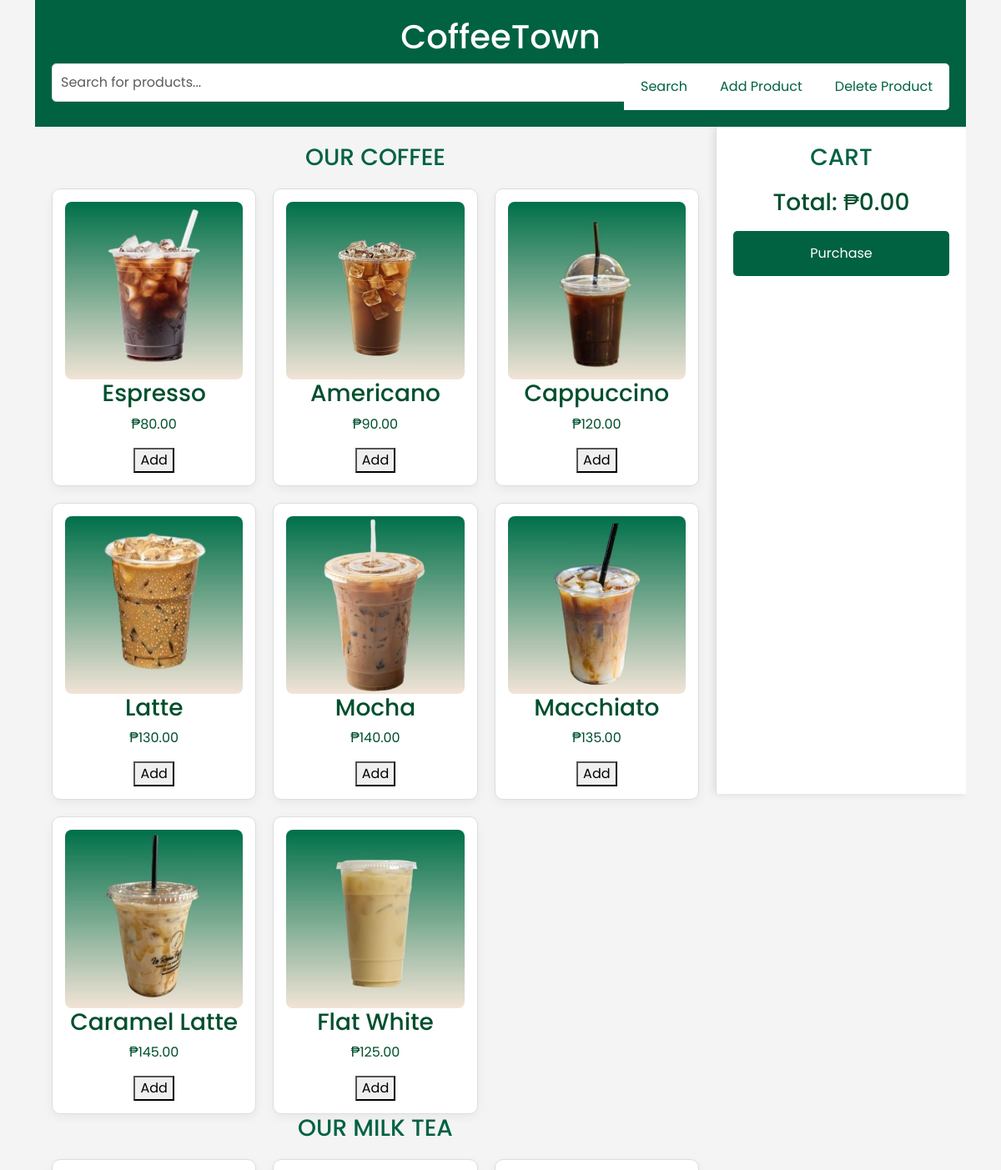
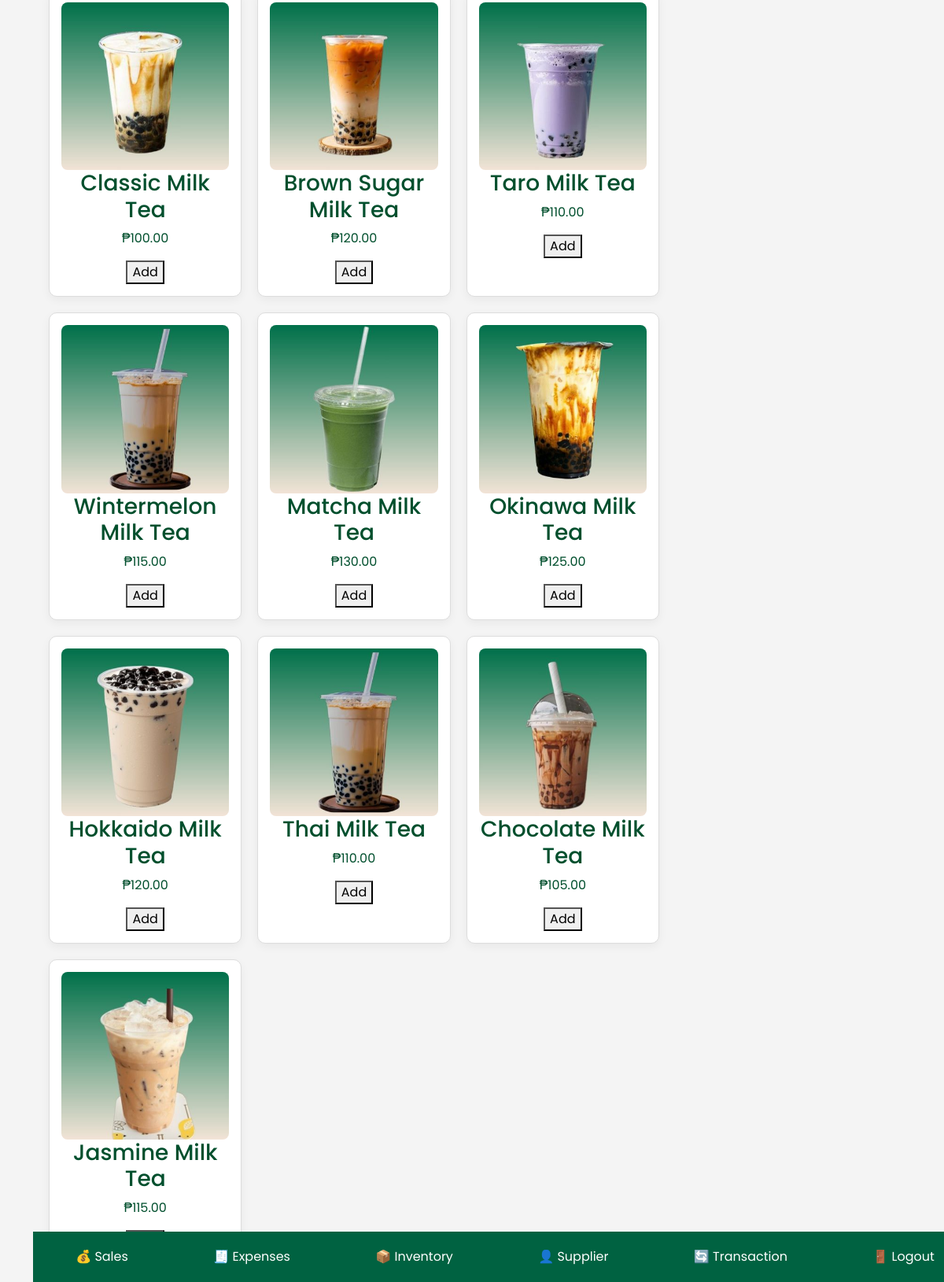
Page / (signed in) on the committed database (2 pictures, top to bottom).
### tables this page shows
CREATE TABLE `products` (
  `id` int(11) NOT NULL,
  `product_name` varchar(255) DEFAULT NULL,
  `price` decimal(10,2) DEFAULT NULL,
  `type` varchar(50) DEFAULT NULL,
  `description` varchar(255) DEFAULT NULL,
  `images` varchar(255) DEFAULT NULL,
  `quantity` int(11) DEFAULT NULL
);

### public/index.php (the view, shortened to what this page needs)
<?php
include 'db.php';
function getProducts($type, $search = '') {
    global $pdo;
    $sql = "SELECT p.*, i.quantity
            FROM products p
            LEFT JOIN inventory i ON p.id = i.id
            WHERE p.type = :type";
    $stmt = $pdo->prepare($sql);
    $params = ['type' => $type];
    $stmt->execute($params);
    return $stmt->fetchAll(PDO::FETCH_ASSOC);
}
$searchQuery = isset($_GET['search']) ? $_GET['search'] : '';
$coffeeProducts = getProducts('coffee', $searchQuery);
$milkTeaProducts = getProducts('milktea', $searchQuery);
$searchQuery = isset($_GET['search']) ? $_GET['search'] : '';
$coffeeProducts = getProducts('coffee', $searchQuery);
$milkTeaProducts = getProducts('milktea', $searchQuery);
?>
<!DOCTYPE html>
<html lang="en">
<head>
    <link href="https://cdn.jsdelivr.net/npm/bootstrap@5.3.0-alpha1/dist/css/bootstrap.min.css" rel="stylesheet">
        </head>
        <body>
            <div class="container">
                <form method="GET" action="" class="search-bar" onsubmit="checkSearchInput(event)">
                <h1>CoffeeTown</h1>
                    <div class="input-group">
                        <input type="text" name="search" class="form-control" placeholder="Search for products..." value="<?php echo htmlspecialchars($searchQuery); ?>">
                        <button type="submit" class="btn btn-primary">Search</button>
                        <button type="button" class="btn add-product-button" onclick="openAddProductModal()">Add Product</button>
                        <button type="button" class="btn delete-product-button" onclick="openDeleteProductModal()">Delete Product</button>
                    </div>
                </form>
                <div class="main-container">
                    <div class="products-section">
                        <h2>Our Coffee</h2>
                        <div class="product-list">
                            <?php foreach ($coffeeProducts as $product): ?>
                                <div class="product">
                                    <img src="<?php echo htmlspecialchars($product['images']); ?>" alt="<?php echo htmlspecialchars($product['product_name']); ?>">
                                    <h3><?php echo htmlspecialchars($product['product_name']); ?></h3>
                                    <p class="price">₱<?php echo number_format($product['price'], 2); ?></p>
                                    <?php if ($product['quantity'] > 0): ?>
                                        <button onclick="addToCart(<?php echo $product['id']; ?>, '<?php echo htmlspecialchars($product['product_name']); ?>', <?php echo $product['price']; ?>, <?php echo $product['quantity']; ?>)">Add</button>
                                    <?php else: ?>
                                        <p style="color: red;">Out of Stock</p>
                                    <?php endif; ?>
                                </div>
                            <?php endforeach; ?>
                        </div>
                        <h2>Our Milk Tea</h2>
                        <div class="product-list">
                            <?php foreach ($milkTeaProducts as $product): ?>
                                <div class="product">
                                    <img src="<?php echo htmlspecialchars($product['images']); ?>" alt="<?php echo htmlspecialchars($product['product_name']); ?>">
                                    <h3><?php echo htmlspecialchars($product['product_name']); ?></h3>
                                    <p class="price">₱<?php echo number_format($product['price'], 2); ?></p>
                                    <?php if ($product['quantity'] > 0): ?>
                                        <button onclick="addToCart(<?php echo $product['id']; ?>, '<?php echo htmlspecialchars($product['product_name']); ?>', <?php echo $product['price']; ?>, <?php echo $product['quantity']; ?>)">Add</button>
                                    <?php else: ?>
                                        <p style="color: red;">Out of Stock</p>
                                    <?php endif; ?>
                                </div>
                            <?php endforeach; ?>
                        </div>
                    </div>
                    <div class="cart-section">
                        <h2>Cart</h2>
                        <div class="cart-total">
                            <h3>Total: ₱<span id="cart-total">0.00</span></h3>
                        </div>
                        <form method="POST" id="checkout-form">
                            <button type="button" class="checkout-button" onclick="charge()">Purchase</button>
                        </form>
                    </div>
                </div>
                <div class="sidenav">
                    <a href="view_sales.php">💰 Sales</a>
                    <a href="expenses.php">🧾 Expenses</a>
                    <a href="inventory.php">📦 Inventory</a>
                    <a href="supplier.php">👤 Supplier</a>
                    <a href="transaction.php">🔄 Transaction</a>
                    <a href="logout.php">🚪 Logout</a>
                </div>
            </div>
</body>
</html>

### public/index.php (style rules this page uses)
body { font-family: 'Poppins', sans-serif; margin: 0; padding: 0; background-color: #f4f4f4; color: #004f2d; display: flex; flex-direction: column; height: 100vh; }
h2 { color: #006241; font-size: 28px; margin-bottom: 20px; text-transform: uppercase; text-align: center; }
.search-bar { padding: 20px; text-align: center; background-color: #006241; color: white; }
.search-bar input[type="text"] { width: 50%; padding: 10px; border: 1px solid #ddd; border-radius: 5px; font-size: 16px; margin-bottom: 10px; }
.search-bar button { background-color: white; color: #006241; padding: 10px 20px; border: none; border-radius: 5px; font-size: 16px; cursor: pointer; }
.main-container { display: flex; flex-grow: 1; overflow: hidden; }
.products-section { flex: 1; padding: 20px; overflow-y: auto; }
.product-list { display: grid; grid-template-columns: repeat(auto-fill, minmax(220px, 1fr)); gap: 20px; }
.product { background-color: white; border: 1px solid #ddd; border-radius: 10px; padding: 15px; text-align: center; box-shadow: 0 4px 12px rgba(0, 0, 0, 0.05); transition: transform 0.3s, box-shadow 0.3s; position: relative; overflow: hidden; }
.product img { width: 100%; height: auto; border-radius: 8px; transition: transform 0.3s; }
.cart-section { width: 300px; background-color: #ffffff; border-left: 1px solid #ddd; padding: 20px; box-shadow: -2px 0px 10px rgba(0, 0, 0, 0.1); overflow-y: auto; height: 100vh; position: relative; }
.cart-total { font-weight: bold; font-size: 18px; text-align: center; margin-top: 20px; }
.checkout-button { background-color: #006241; color: white; border: none; padding: 15px; width: 100%; border-radius: 5px; cursor: pointer; font-size: 16px; margin-top: 10px; transition: background-color 0.3s, transform 0.3s; }
.sidenav { position: fixed; bottom: 0; width: 100%; background-color: #006241; display: flex; justify-content: space-around; padding: 10px 0; z-index: 100; }
.sidenav a { color: white; text-decoration: none; text-align: center; flex-grow: 1; padding: 10px; transition: background-color 0.3s; }
.add-product-button, .delete-product-button { background-color: #006241; color: white; border: none; padding: 10px 20px; margin-left: 10px; border-radius: 4px; cursor: pointer; font-size: 14px; }
input[type="text"], input[type="number"], select { width: 100%; padding: 10px; border: 1px solid #ccc; border-radius: 4px; box-sizing: border-box; }

### rows in the picture
products: images (picture), product_name "Espresso", price "80.00"
products: images (picture), product_name "Americano", price "90.00"
products: images (picture), product_name "Cappuccino", price "120.00"
products: images (picture), product_name "Latte", price "130.00"
products: images (picture), product_name "Mocha", price "140.00"
products: images (picture), product_name "Macchiato", price "135.00"
products: images (picture), product_name "Caramel Latte", price "145.00"
products: images (picture), product_name "Flat White", price "125.00"
products: images (picture), product_name "Classic Milk Tea", price "100.00"
products: images (picture), product_name "Brown Sugar Milk Tea", price "120.00"
products: images (picture), product_name "Taro Milk Tea", price "110.00"
products: images (picture), product_name "Wintermelon Milk Tea", price "115.00"
products: images (picture), product_name "Matcha Milk Tea", price "130.00"
products: images (picture), product_name "Okinawa Milk Tea", price "125.00"
products: images (picture), product_name "Hokkaido Milk Tea", price "120.00"
products: images (picture), product_name "Thai Milk Tea", price "110.00"
products: images (picture), product_name "Chocolate Milk Tea", price "105.00"
products: images (picture), product_name "Jasmine Milk Tea", price "115.00"
